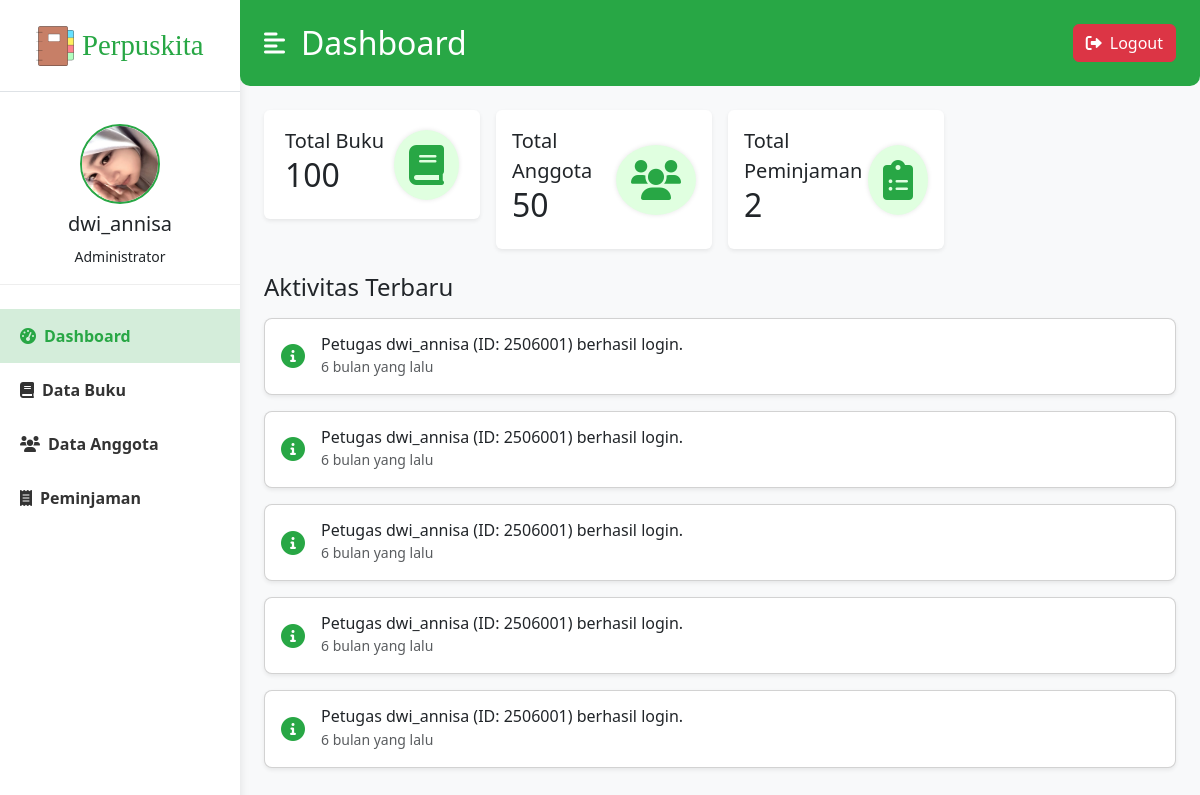
Page /index.php (signed in) on the committed database.
### tables this page shows
CREATE TABLE `log_aktivitas` (
  `log_id` int(11) NOT NULL,
  `user_id` int(11) DEFAULT NULL,
  `tipe_aktivitas` varchar(50) NOT NULL,
  `deskripsi_aktivitas` text NOT NULL,
  `referensi_id` int(11) DEFAULT NULL,
  `timestamp` timestamp NOT NULL DEFAULT current_timestamp()
);

### index.php (the view, shortened to what this page needs)
<?php
include 'includes/db_connect.php';
$sql_total_buku = "SELECT COUNT(*) AS total_buku FROM buku";
$result_total_buku = $conn->query($sql_total_buku);
$total_buku = 0;
if ($result_total_buku && $result_total_buku->num_rows > 0) {
    $row_buku = $result_total_buku->fetch_assoc();
    $total_buku = $row_buku['total_buku'];
}
$sql_total_anggota = "SELECT COUNT(*) AS total_anggota FROM anggota";
$result_total_anggota = $conn->query($sql_total_anggota);
$total_anggota = 0;
if ($result_total_anggota && $result_total_anggota->num_rows > 0) {
    $row_anggota = $result_total_anggota->fetch_assoc();
    $total_anggota = $row_anggota['total_anggota'];
}
$sql_total_peminjaman = "SELECT COUNT(*) AS total_peminjaman FROM peminjaman";
$result_total_peminjaman = $conn->query($sql_total_peminjaman);
$total_peminjaman = 0;
if ($result_total_peminjaman && $result_total_peminjaman->num_rows > 0) {
    $row_peminjaman = $result_total_peminjaman->fetch_assoc();
    $total_peminjaman = $row_peminjaman['total_peminjaman'];
}
?>
<!DOCTYPE html>
<html lang="en">
<head>
    <link href="https://cdn.jsdelivr.net/npm/bootstrap@5.3.0/dist/css/bootstrap.min.css" rel="stylesheet">
    <link rel="stylesheet" href="https://cdnjs.cloudflare.com/ajax/libs/font-awesome/6.0.0-beta3/css/all.min.css">
    <link rel="stylesheet" href="css/style.css">
</head>
<body>
    <div class="d-flex" id="wrapper">
        <div class="bg-white" id="sidebar-wrapper">
            <div class="sidebar-heading py-4 border-bottom">
                <div class="d-flex align-items-center justify-content-center w-100 gap-2">
                    <img src="img/logo_perpuskita.png" alt="Logo Perpuskita" class="img-fluid" style="max-height: 40px;">
                    <span class="brand-text">Perpuskita</span>
                </div>
            </div>
            <div class="list-group list-group-flush my-3">
                <div class="profile-info text-center mb-4">
                    <img src="img/dwi_annisa.jpeg" alt="Dwi Annisa" class="rounded-circle mb-2" width="80" height="80">
                    <h5><?php echo htmlspecialchars($_SESSION['nama_petugas']); ?></h5>
                    <small><?php echo htmlspecialchars($_SESSION['role']); ?></small>
                </div>
                <a href="index.php" class="list-group-item list-group-item-action bg-transparent second-text active"><i class="fas fa-tachometer-alt me-2"></i>Dashboard</a>
                <a href="data_buku.php" class="list-group-item list-group-item-action bg-transparent second-text fw-bold"><i class="fas fa-book me-2"></i>Data Buku</a>
                <a href="data_anggota.php" class="list-group-item list-group-item-action bg-transparent second-text fw-bold"><i class="fas fa-users me-2"></i>Data Anggota</a>
                <a href="peminjaman.php" class="list-group-item list-group-item-action bg-transparent second-text fw-bold"><i class="fas fa-receipt me-2"></i>Peminjaman</a>
            </div>
        </div>
        <div id="page-content-wrapper">
            <nav class="navbar navbar-expand-lg navbar-light bg-transparent py-4 px-4">
                <div class="d-flex align-items-center">
                    <i class="fas fa-align-left primary-text fs-4 me-3" id="menu-toggle"></i>
                    <h2 class="fs-2 m-0 text-white">Dashboard</h2>
                </div>
                <div class="collapse navbar-collapse" id="navbarSupportedContent">
                    <ul class="navbar-nav ms-auto mb-2 mb-lg-0">
                        <li class="nav-item">
                            <a class="btn btn-danger" href="logout.php"><i class="fas fa-sign-out-alt me-2"></i>Logout</a>
                        </li>
                    </ul>
                </div>
            </nav>
            <div class="container-fluid px-4">
                <div class="row g-3 my-2">
                    <div class="col-md-3">
                        <div class="p-3 bg-white shadow-sm d-flex justify-content-around align-items-center rounded">
                            <div>
                                <p class="fs-5 mb-0">Total Buku</p>
                                <h3 class="fs-2"><?php echo $total_buku; ?></h3>
                            </div>
                            <i class="fas fa-book"></i>
                        </div>
                    </div>
                    <div class="col-md-3">
                        <div class="p-3 bg-white shadow-sm d-flex justify-content-around align-items-center rounded">
                            <div>
                                <p class="fs-5 mb-0">Total Anggota</p>
                                <h3 class="fs-2"><?php echo $total_anggota; ?></h3>
                            </div>
                            <i class="fas fa-users"></i>
                        </div>
                    </div>
                    <div class="col-md-3">
                        <div class="p-3 bg-white shadow-sm d-flex justify-content-around align-items-center rounded">
                            <div>
                                <p class="fs-5 mb-0">Total Peminjaman</p>
                                <h3 class="fs-2"><?php echo $total_peminjaman; ?></h3>
                            </div>
                            <i class="fas fa-clipboard-list"></i>
                        </div>
                    </div>
                </div>
                <div class="row my-4">
                    <h3 class="fs-4 mb-3">Aktivitas Terbaru</h3>
                    <div class="col">
                        <?php
                        $sql_aktivitas = "SELECT * FROM log_aktivitas ORDER BY timestamp DESC LIMIT 5";
                        $result_aktivitas = $conn->query($sql_aktivitas);
                        if ($result_aktivitas->num_rows > 0) {
                            while($row_aktivitas = $result_aktivitas->fetch_assoc()) {
                                $icon_class = '';
                                if (strpos($row_aktivitas['tipe_aktivitas'], 'Buku') !== false) {
                                    $icon_class = 'fas fa-book';
                                } elseif (strpos($row_aktivitas['tipe_aktivitas'], 'Anggota') !== false) {
                                    $icon_class = 'fas fa-user-plus';
                                } elseif (strpos($row_aktivitas['tipe_aktivitas'], 'Peminjaman') !== false) {
                                    $icon_class = 'fas fa-hand-holding-usd';
                                } elseif (strpos($row_aktivitas['tipe_aktivitas'], 'Pengembalian') !== false) {
                                    $icon_class = 'fas fa-undo-alt';
                                } elseif (strpos($row_aktivitas['tipe_aktivitas'], 'Login') !== false) {
                                    $icon_class = 'fas fa-info-circle';
                                } elseif (strpos($row_aktivitas['tipe_aktivitas'], 'Logout') !== false) {
                                    $icon_class = 'fas fa-sign-out-alt';
                                } else {
                                    $icon_class = 'fas fa-info-circle';
                                }
                                $time_ago = '';
                                $now = new DateTime();
                                $activity_time = new DateTime($row_aktivitas['timestamp']);
                                $interval = $now->diff($activity_time);
                                if ($interval->y > 0) {
                                    $time_ago = $interval->y . ' tahun yang lalu';
                                } elseif ($interval->m > 0) {
                                    $time_ago = $interval->m . ' bulan yang lalu';
                                } elseif ($interval->d > 0) {
                                    $time_ago = $interval->d . ' hari yang lalu';
                                } elseif ($interval->h > 0) {
                                    $time_ago = $interval->h . ' jam yang lalu';
                                } elseif ($interval->i > 0) {
                                    $time_ago = $interval->i . ' menit yang lalu';
                                } else {
                                    $time_ago = 'Baru saja';
                                }
                                echo '<div class="card mb-3 activity-card">';
                                echo '    <div class="card-body d-flex align-items-center">';
                                echo '        <i class="' . $icon_class . ' me-3 activity-icon"></i>';
                                echo '        <div>';
                                echo '            <h6 class="mb-0">' . htmlspecialchars($row_aktivitas['deskripsi_aktivitas']) . '</h6>';
                                echo '            <small class="text-muted">' . $time_ago . '</small>';
                                echo '        </div>';
                                echo '    </div>';
                                echo '</div>';
                            }
                        } else {
                            echo '<p class="text-center">Tidak ada aktivitas terbaru.</p>';
                        }
                        ?>
                    </div>
                </div>
            </div>
        </div>
    </div>
</body>
</html>

### css/style.css (style rules this page uses)
:root { --main-bg-color: #28a745; --primary-text-color: #28a745; --secondary-bg-color: #e0ffe0; --sidebar-bg-color: #ffffff; --sidebar-text-color: #333; --active-link-bg: #d4edda; }
body { overflow-x: hidden; background-color: #f8f9fa; }
#wrapper { display: flex; }
#sidebar-wrapper { min-height: 100vh; margin-left: -15rem; transition: margin 0.25s ease-out; background-color: var(--sidebar-bg-color); box-shadow: 0 0 10px rgba(0, 0, 0, 0.1); width: 15rem; }
#sidebar-wrapper .sidebar-heading { padding: 1.5rem 1rem; color: var(--primary-text-color); border-bottom: 1px solid #eee; display: flex; align-items: center; justify-content: center; gap: 10px; }
#sidebar-wrapper .sidebar-heading img { max-height: 40px; width: auto; object-fit: contain; }
.brand-text { font-family: 'Lemon', cursive; font-size: 1.8rem; color: var(--primary-text-color); white-space: nowrap; }
#sidebar-wrapper .list-group { width: 15rem; }
.profile-info { padding: 1rem; border-bottom: 1px solid #eee; }
.profile-info img { border: 2px solid var(--primary-text-color); }
.list-group-item { border: none; padding: 15px 20px; color: var(--sidebar-text-color); transition: background-color 0.2s ease-in-out; }
.list-group-item.active { background-color: var(--active-link-bg) !important; color: var(--primary-text-color) !important; font-weight: bold; }
#page-content-wrapper { min-width: 100vw; }
.navbar { background-color: var(--main-bg-color) !important; color: white; border-bottom-left-radius: 10px; border-bottom-right-radius: 10px; }
.navbar .btn-danger { background-color: #dc3545; border-color: #dc3545; }
.navbar .fas.fa-align-left { color: white; }
.navbar h2 { color: white; }
.card { border-radius: 0.5rem; box-shadow: 0 0.125rem 0.25rem rgba(0, 0, 0, 0.075); }
.p-3.bg-white.shadow-sm.d-flex.justify-content-around.align-items-center.rounded i { font-size: 2.5rem; padding: 15px; border-radius: 50%; background-color: var(--secondary-bg-color); color: var(--primary-text-color); box-shadow: 0 0 5px rgba(0,0,0,0.1); }
.activity-card .activity-icon { font-size: 1.5rem; color: var(--primary-text-color); }
@media (min-width: 768px) { #sidebar-wrapper { margin-left: 0; } }
@media (min-width: 768px) { #page-content-wrapper { min-width: 0; width: 100%; } }

### rows in the picture
log_aktivitas: deskripsi_aktivitas "Petugas dwi_annisa (ID: 2506001) berhasil login.", timestamp "6 bulan yang lalu"
log_aktivitas: deskripsi_aktivitas "Petugas dwi_annisa (ID: 2506001) berhasil login.", timestamp "6 bulan yang lalu"
log_aktivitas: deskripsi_aktivitas "Petugas dwi_annisa (ID: 2506001) berhasil login.", timestamp "6 bulan yang lalu"
log_aktivitas: deskripsi_aktivitas "Petugas dwi_annisa (ID: 2506001) berhasil login.", timestamp "6 bulan yang lalu"
log_aktivitas: deskripsi_aktivitas "Petugas dwi_annisa (ID: 2506001) berhasil login.", timestamp "6 bulan yang lalu"

### other values in the picture
$_SESSION['nama_petugas'] "dwi_annisa"
$_SESSION['role'] "Administrator"
$total_buku "100"
$total_anggota "50"
$total_peminjaman "2"
